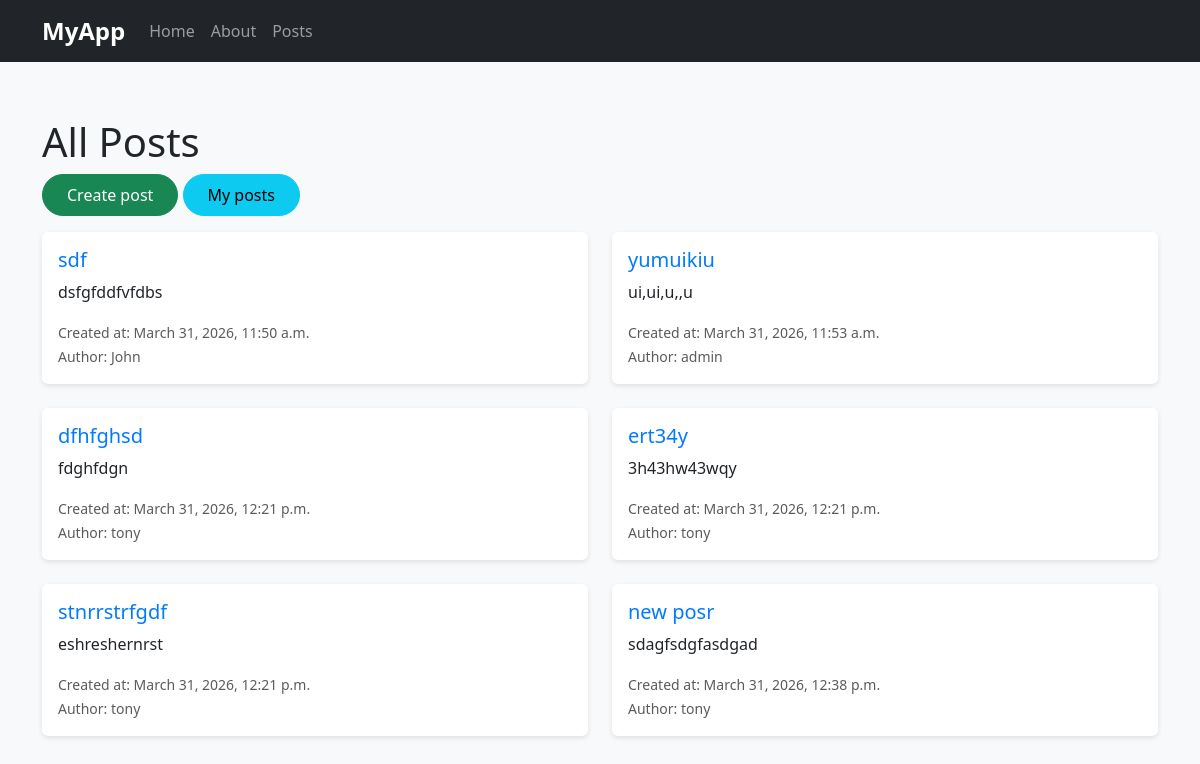
Page /posts/ (signed in) on the earlier database version.
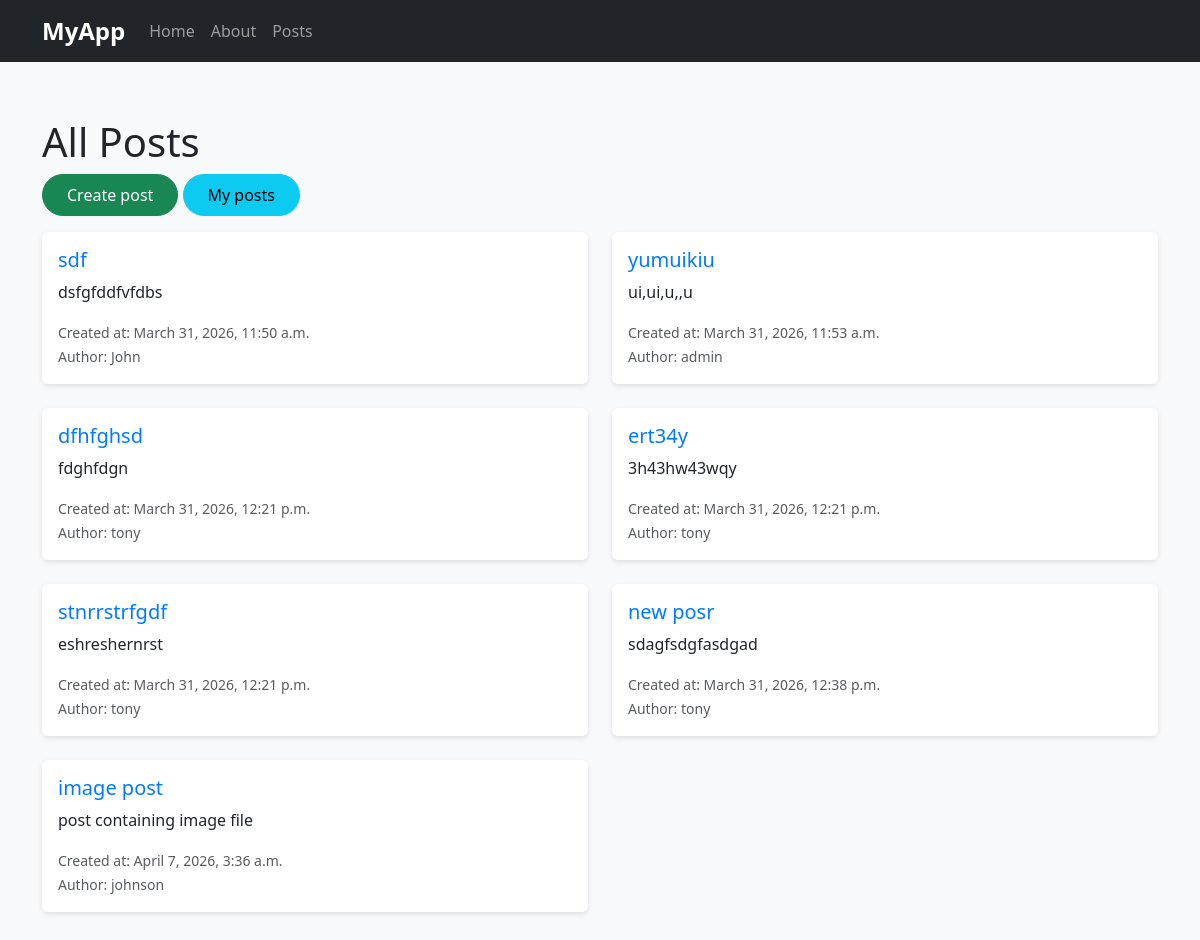
Same page on the later database version.
### asdf/models.py (models this page shows)
class Post(models.Model):
    title = models.CharField(max_length=50)
    body = models.TextField()
    created_at = models.DateTimeField(auto_now_add=True)
    author = models.ForeignKey(User, on_delete=models.CASCADE)
    image = models.ImageField(upload_to="posts/", blank=True, null=True)

### asdf/views.py (the view)
# urls.py: path("posts/", views.posts, name="posts"),
@login_required
def posts(request):
    posts = Post.objects.all()
    return render(request, "asdf/posts.html", {"posts": posts})

### asdf/templates/asdf/posts.html
{% extends 'asdf/base.html' %}
{% block content %}
<div class="container mt-4">
    <h1>All Posts</h1>
    <div class="mb-3">
        <a href="{% url 'create_post' %}" class="btn btn-success">Create post</a>
        <a href="{% url 'my_posts' %}" class="btn btn-info">My posts</a>
    </div>
    <div class="row">
        {% for post in posts %}
        <div class="col-md-6 mb-4">
            <div class="card h-100">
                <div class="card-body">
                    <h5 class="card-title">
                        <a href="{% url 'post_details' post.id %}">{{ post.title }}</a>
                    </h5>
                    <p class="card-text">{{ post.body|truncatewords:30 }}</p>
                    <p class="card-text">
                        <small class="text-muted">Created at: {{ post.created_at }}</small><br>
                        <small class="text-muted">Author: {{ post.author }}</small>
                    </p>
                </div>
            </div>
        </div>
        {% empty %}
        <p>No posts available.</p>
        {% endfor %}
    </div>
</div>
{% endblock %}

Differences in the rows shown:
added Post: title "image post", body "post containing image file", created_at "April 7, 2026, 3:36 a.m.", author "johnson"
